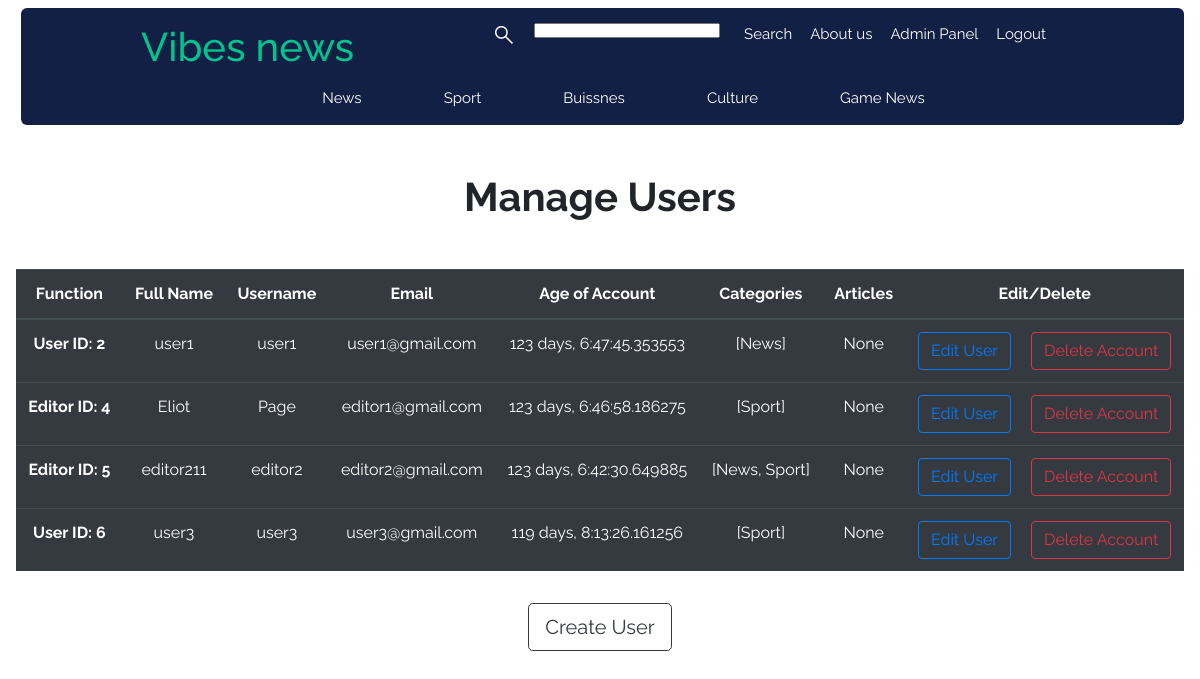
/admin_panel/manage_users (signed in), run on an earlier commit of the app's database.
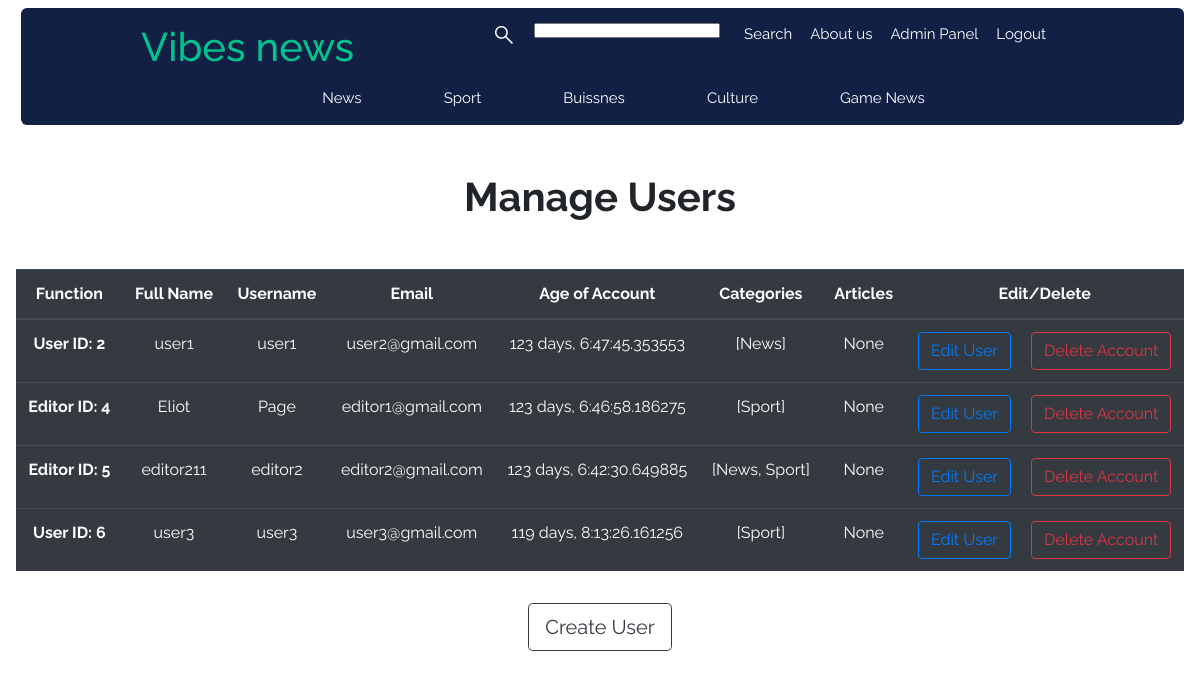
And on a later commit of the database.
### vibes/models.py (models this page shows, shortened)
class User(db.Model, UserMixin):
    id = db.Column (db.Integer, primary_key = True)
    fullname = db.Column (db.String(100), nullable = False)
    username = db.Column (db.String(100), unique = True, nullable = False)
    email = db.Column (db.String(250), unique = True, nullable = False)
    password = db.Column (db.String(255), nullable = False)
    admin_rights = db.Column (db.Integer, nullable = False, default = 0)
    create_time = db.Column (db.DateTime, nullable = False, default = datetime.utcnow)
    articles = db.relationship('Article', backref = 'author', lazy = True)
    category = db.relationship('Category', secondary = Rights, backref = 'users', lazy = True)

class Category(db.Model):
    id = db.Column (db.Integer, primary_key = True)
    name = db.Column (db.String(50), nullable = False)
    articles = db.relationship('Article', backref = 'category', lazy = True)
    def __repr__(self) -> str:
        return f"{self.name}"

### vibes/admin/routes.py (the view)
@admin.route("/admin_panel/manage_users" , methods= ["GET"])
@login_required
def manage_users():
    if (current_user.is_authenticated and current_user.admin_rights == 2):
        users: list[User] = User.query.filter(User.admin_rights < 2).all()
        time: object = datetime.utcnow()
        return render_template('manage_users.html', title = 'Admin Panel', users = users, time = time )
    else:
        abort(403)

### vibes/models.py (called while the page is built)
@login_manager.user_loader
def load_user(user_id: int) -> object:
    return User.query.get(int(user_id))

### vibes/templates/manage_users.html
{% extends "layout.html" %}
{% block content %}
    <div class="font-style-root d-flex flex-column mt-5">
        <div class="font-weight-bold h1 d-flex justify-content-center mb-5">Manage Users</div>
        <table class="table table-hover table-dark">
            <thead>
                <tr>
                    <th class="text-center" scope="col">Function</th>
                    <th class="text-center" scope="col">Full Name</th>
                    <th class="text-center" scope="col">Username</th>
                    <th class="text-center" scope="col">Email</th>
                    <th class="text-center" scope="col">Age of Account</th>
                    <th class="text-center" scope="col">Categories</th>
                    <th class="text-center" scope="col">Articles</th>
                    <th class="text-center" scope="col">Edit/Delete</th>
                </tr>
            </thead>
            <tbody>
                {% for user in users %}
                <tr>
                    {% if user.admin_rights == 1 %}
                        <th class="text-center" scope="row">Editor ID: {{user.id}}</th>
                    {% else %}
                        <th class="text-center" scope="row">User ID: {{user.id}}</th>
                    {% endif %}
                        <td  class="text-center">{{user.fullname}}</td>
                        <td  class="text-center">{{user.username}}</td>
                        <td  class="text-center">{{user.email}}</td>
                        <td  class="text-center">{{(time - user.create_time)}}</td>
                        {% if user.category == [] %}
                            <td  class="text-center">None</td>
                        {% else %}
                            <td  class="text-center">{{user.category}}</td>
                        {% endif %}
                        {% if user.articles == [] %}
                            <td  class="text-center">None</td>
                        {% else %}
                            <td  class="text-center">{{user.articles}}</td>
                        {% endif %}
                    {% if current_user.admin_rights == 2 %}
                        <td  class="text-center">
                            <a class="btn btn-outline-primary mr-2" href="{{url_for('admin.edit_user', user_id = user.id)}}">Edit User </a>
                            <a class="btn btn-outline-danger ml-2" href="{{url_for('admin.delete_user', user_id = user.id)}}">Delete Account</a>
                        </td>
                    {% else %}
                        <td  class="text-center">
                            <a class="btn btn-outline-primary" href="{{url_for('editor.edit_user_editor', user_id = user.id)}}">Edit User </a>
                        </td>
                    {% endif %}
                </tr>
                {% endfor %}
            </tbody>
        </table>
        <div class="d-flex justify-content-center mt-3">
            {% if current_user.admin_rights == 2 %}
                <a class="btn btn-outline-dark btn-lg" href="{{url_for('admin.create_user')}}">Create User</a>
            {% elif current_user.admin_rights == 1 %}
                <a class="font-weight-bold d-flex justify-content-center" href="{{url_for('users.contact_admin')}}">Contact with admin if you want to create new users</a>
            {% endif %}
        </div>
    </div>
{% endblock content %}

What changed in the data, as far as the page shows it:
changed User "user1": email "user1@gmail.com" → "user2@gmail.com"
